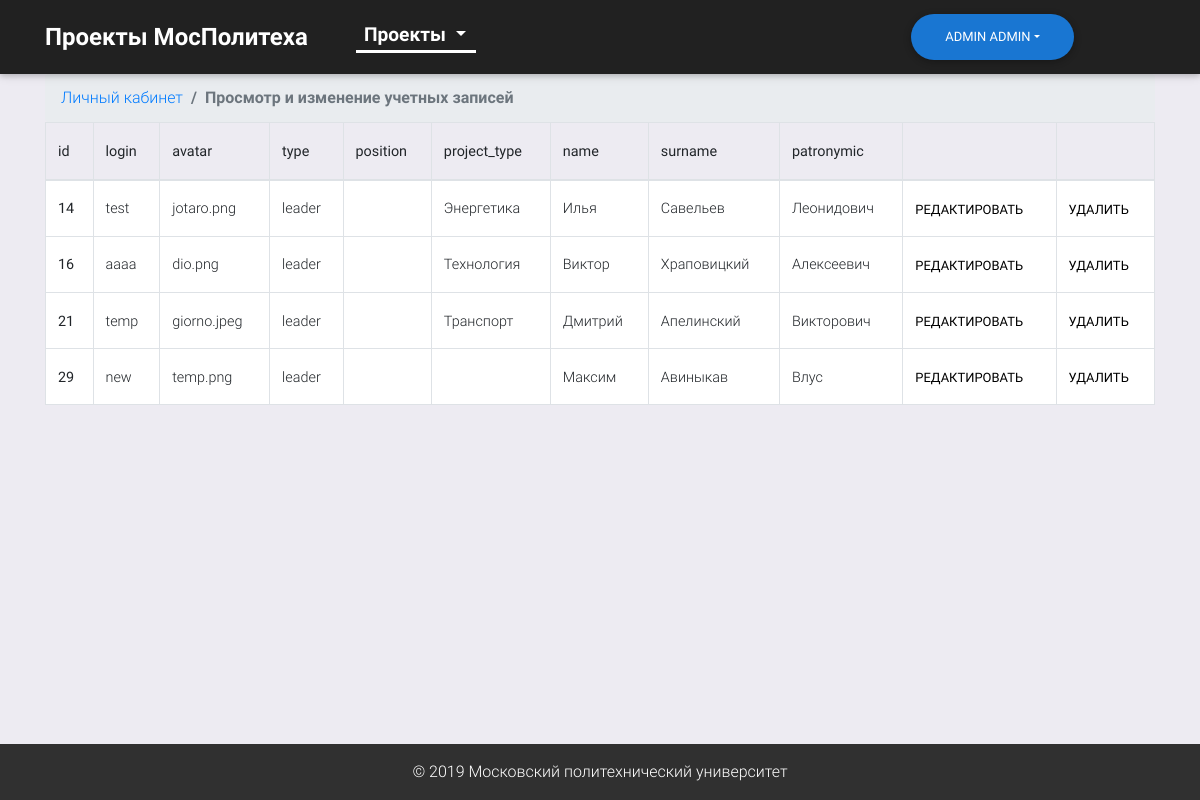
Page /profile/showaccs (signed in) on the earlier database version.
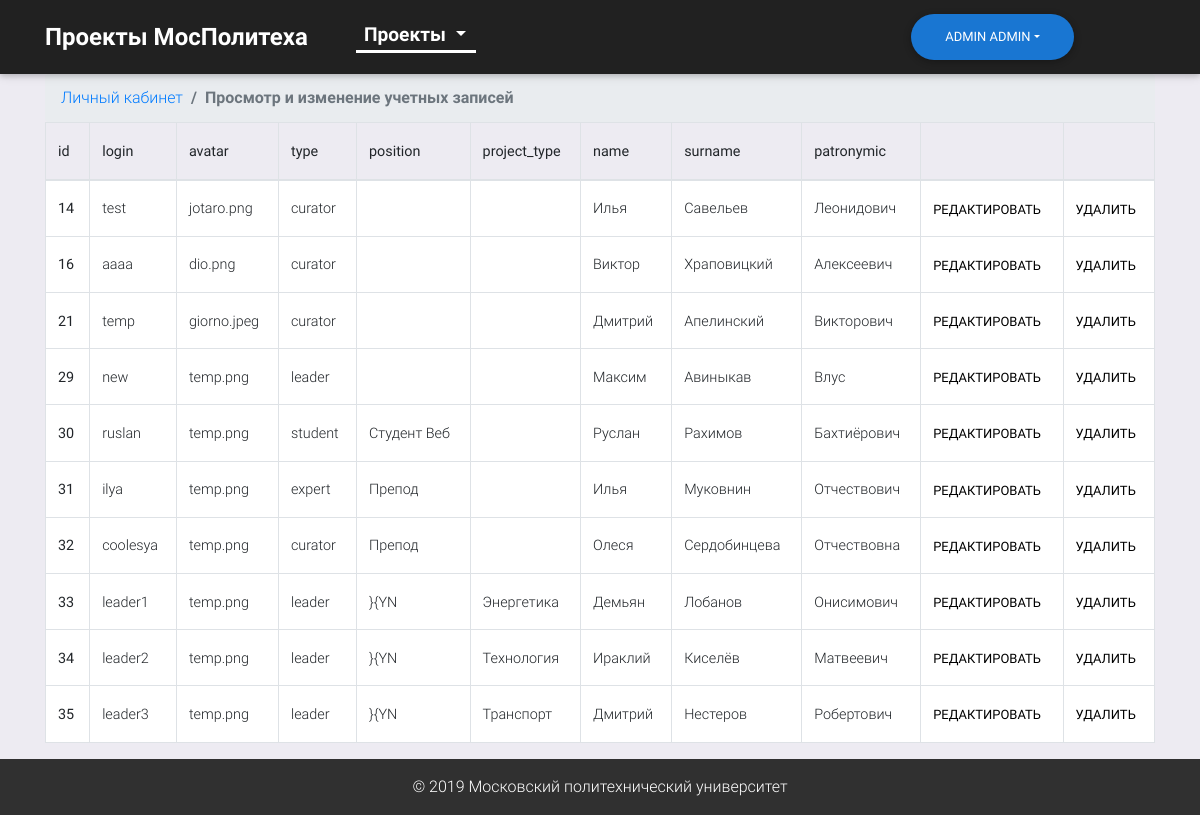
Same page on the later database version.
### tables this page shows
CREATE TABLE `users` (
  `id` int(10) unsigned NOT NULL AUTO_INCREMENT,
  `login` text NOT NULL,
  `pswd` varchar(256) NOT NULL,
  `pic` varchar(50) NOT NULL,
  `type` varchar(16) DEFAULT NULL,
  `position` text,
  `project_type` varchar(32) DEFAULT NULL,
  `p_type_des` text,
  `name` varchar(64) NOT NULL,
  `surname` varchar(64) NOT NULL,
  `patronymic` varchar(64) DEFAULT NULL,
  PRIMARY KEY (`id`)
);

### config/routes.php (called while the page is built)
<?php
return array (
    'projects/search-(.*)/([ab][ab])/page-([0-9]+)' => 'home/index/$3/$2/$1',
    'projects/search-(.*)/page-([0-9]+)' => 'home/index/$2/no/$1/',
    'projects/search-(.*)/([ab][ab])' => 'home/index/1/$2/$1',
    'projects/search-(.*)' => 'home/index/1/no/$1',
    'projects/([а-яА-ЯЁёa-zA-Z]+)/([ab][ab])/page-([0-9]+)' => 'home/category/$1/$3/$2',
    'projects/([а-яА-ЯЁёa-zA-Z]+)/([ab][ab])' => 'home/category/$1/1/$2',
    'projects/([ab][ab])/page-([0-9]+)' => 'home/index/$2/$1',
    'projects/([а-яА-ЯЁёa-zA-Z]+)/page-([0-9]+)' => 'home/category/$1/$2',
    'projects/page-([0-9]+)' => 'home/index/$1',
    'page-([0-9]+)' => 'home/index/$1',
    'projects/([ab][ab])' => 'home/index/1/$1',
    'projects/([а-яА-ЯЁёa-zA-Z]+)' => 'home/category/$1',
    'projects' => 'home/index',
    'myprojectlist' => 'project/myProjects',
    'createTeam' => 'project/createTeam',
    'projectTeam' => 'project/projectTeam',
    'createCriteria' => 'project/createCriteria',
    'project/id-([0-9]+)' => 'project/index/$1',
    'profile/addProject' => 'profile/add',
    'profile/newtype' => 'profile/newtype',
    'profile/showaccs' => 'profile/showaccs',
    'profile/editacc/id([0-9]+)' => 'profile/accountEdit/2/$1',
    'profile/newacc' => 'profile/accountEdit/1',
    'profile' => 'profile/index',
    'login' => 'login/index',
    'logout' => 'login/logout',
    'notfound' => 'notfound/index',
    '' => 'home/index',
    );

### controllers/ProfileController.php (called while the page is built, shortened)
<?php
class ProfileController
{
    public function actionShowAccs()
    {
        $accs = User::getAllAccs();
        require(ROOT.'/views/admin/showaccs.phtml');
        return true;
    }
}

### index.php (called while the page is built, shortened)
<?php
$router = new Router();
$router->run();

### models/User.php (called while the page is built, shortened)
<?php
class User
{
    public static function getAllAccs($type = false)
    {
        $db = Db::getConnection();
        $sql = 'SELECT id, login, pic, type, position, project_type, name, surname, patronymic FROM users WHERE NOT type = \'admin\'';
        $accs = array();
        $result = $db->query($sql);
        $i = 0;
        while ($row = $result->fetch())
        {
            $accs[$i]['id'] = $row['id'];
            $accs[$i]['login'] = $row['login'];
            $accs[$i]['pic'] = $row['pic'];
            $accs[$i]['type'] = $row['type'];
            $accs[$i]['position'] = $row['position'];
            $accs[$i]['project_type'] = $row['project_type'];
            $accs[$i]['name'] = $row['name'];
            $accs[$i]['surname'] = $row['surname'];
            $accs[$i]['patronymic'] = $row['patronymic'];
            $i++;
        }
        return $accs;
    }
}

### views/admin/showaccs.phtml (the view, shortened to what this page needs)
<?php $site = 'Кабинет'; include(ROOT.'/views/layouts/header.phtml'); ?>
  <main class="flex-fill">
        <div class="container">
            <nav aria-label="breadcrumb">
                <ol class="breadcrumb">
                    <li class="breadcrumb-item"><a href="/profile">Личный кабинет</a></li>
                    <li class="breadcrumb-item active">Просмотр и изменение учетных записей</li>
                </ol>
            </nav>
            <div class="table-responsive">
                <table id="tablePreview" class="table table-bordered">
                    <thead>
                        <tr>
                            <th>id</th>
                            <th>login</th>
                            <th>avatar</th>
                            <th>type</th>
                            <th>position</th>
                            <th>project_type</th>
                            <th>name</th>
                            <th>surname</th>
                            <th>patronymic</th>
                            <th></th>
                            <th></th>
                        </tr>
                    </thead>
                    <tbody class="white">
                    <?php foreach($accs as $acc)
                    {
                        echo '<tr>
                        <th>'.$acc['id'].'</th>
                        <td>'.$acc['login'].'</td>
                        <td>'.$acc['pic'].'</td>
                        <td>'.$acc['type'].'</td>
                        <td>'.$acc['position'].'</td>
                        <td>'.$acc['project_type'].'</td>
                        <td>'.$acc['name'].'</td>
                        <td>'.$acc['surname'].'</td>
                        <td>'.$acc['patronymic'].'</td>
                        <td><a type="button" href="/profile/editacc/id'.$acc['id'].'" class="btn btn-link p-0">Редактировать</a></td>
                        <td><a type="button" class="btn btn-link p-0">Удалить</a></td>
                        </tr>';
                    }
                    ?>
                    </tbody>
                </table>
            </div>
        </div>
  </main>
  <footer class="py-3">
    © 2019 Московский политехнический университет
  </footer>
</body>
</html>

### components/Router.php (shortened to what this page needs)
<?php
class Router
{
    private $routes;
    public function __construct()
    {
        $routesPath= ROOT.'/config/routes.php';
        $this->routes = include($routesPath);
    }
    private function getURI()
    {
        if (!empty($_SERVER['REQUEST_URI'])) {
            return trim($_SERVER['REQUEST_URI'], '/');
        }
    }
    public function run()
    {
        $uri = urldecode($this->getURI());
        foreach ($this->routes as $uriPattern => $path) {
            if (preg_match("~$uriPattern~", $uri)) {
                $internalRoute = preg_replace("~$uriPattern~", $path, $uri);
                $segments = explode('/', urldecode($internalRoute));
                $controllerName = array_shift($segments). 'Controller';
                $actionName = 'action' . ucfirst(array_shift($segments));
                $parameters = $segments;
                $controllerObject = new $controllerName;
                if (method_exists($controllerObject, $actionName)) {
                $result = call_user_func_array(array($controllerObject, $actionName), $parameters);}
                else
                {
                    self::ErrorPage404();
                }
                if ($result != null) {
                    break;
                }
            }
        }
    }
}
?>

### views/layouts/header.phtml (shortened to what this page needs)
<!DOCTYPE html>
<html lang="ru">
<head>
  <link rel="stylesheet" href="/template/fontawesome/css/all.min.css">
  <link href="/template/css/bootstrap.min.css" rel="stylesheet">
    <link href="/template/css/mdb.min.css" rel="stylesheet">
<link href="/template/css/main.css" rel="stylesheet">
<?php if ($site == 'Кабинет' || $site == 'Проект' || $site == 'Добавить Проект') echo '<link href="/template/css/project.css" rel="stylesheet">'; ?>
</head>
    <body class="d-flex flex-column h-100">
  <header>
    <nav class="navbar navbar-expand-lg navbar-dark elegant-color-dark">
      <div class="container">
           <?php if (isset($_SESSION['user'])): ?>
                <div class="dropdown user-dropdown" style="align-self: flex-end;">
                    <button class="btn btn-primary dropdown-toggle btn-blue btn-rounded" type="button" id="dropdownMenu1" data-toggle="dropdown"
                    aria-haspopup="true" aria-expanded="false"><?php echo $_SESSION['user']['name'].' '.$_SESSION['user']['surname']; ?></button>
                </div>
            <?php else: ?>
                <a class="btn btn-primary btn-blue btn-rounded btn-login" href="/login" style="align-self: flex-end;" type="button">Войти</a>
            <?php endif; ?>
        <div class="collapse navbar-collapse" id="navbarSupportedContent-555">
          <a class="navbar-brand mr-5" href="/projects">Проекты МосПолитеха</a>
          <ul class="navbar-nav mt-lg-0">
            <li class="nav-item dropdown mr-4 mega-dropdown active">
                <a class="nav-link dropdown-toggle" id="navbarDropdownMenuLink2" data-toggle="dropdown"
                aria-haspopup="true" aria-expanded="false" href>Проекты
                </a>
          </ul>
        </div>
      </div>
    </nav>
  </header>

### template/css/main.css (style rules this page uses)
body { background-color: #edebf2; min-height: 100vh; }
.nav-item { font-size: 1.2em; }
.navbar-brand, .active { font-weight: 600; }
.navbar-brand { font-size: 1.5em; }
.navbar.navbar-dark .navbar-nav .nav-item.active>.nav-link, .selected { background-color: transparent; padding: 0px 8px 0px 8px !important; margin: 8px 0px 8px 0px; border-bottom: 3px solid white; }
.user-dropdown, .btn-login { order: 10; word-wrap: normal; }
.user-dropdown { width: 250px; }
main { padding: 30px 0px 10px 0px; }
#request-table th, td { white-space: nowrap; }
footer { background-color: #303030; text-align: center; color: white; }
@media screen and (min-width: 992px) and (max-width: 1200px) { .mega-dropdown { width: 120px; } }

### template/css/project.css (style rules this page uses)
main { padding: 0px; }
.breadcrumb { margin-bottom: 0px; }

Differences in the rows shown:
changed users "test": type "leader" → "curator"
changed users "aaaa": type "leader" → "curator"
changed users "temp": type "leader" → "curator"
added users: id "30", login "ruslan", pic "temp.png", type "student", position "Студент Веб", name "Руслан", surname "Рахимов", patronymic "Бахтиёрович"
added users: id "31", login "ilya", pic "temp.png", type "expert", position "Препод", name "Илья", surname "Муковнин", patronymic "Отчествович"
added users: id "32", login "coolesya", pic "temp.png", type "curator", position "Препод", name "Олеся", surname "Сердобинцева", patronymic "Отчествовна"
added users: id "33", login "leader1", pic "temp.png", type "leader", position "}{YN", project_type "Энергетика", name "Демьян", surname "Лобанов", patronymic "Онисимович"
added users: id "34", login "leader2", pic "temp.png", type "leader", position "}{YN", project_type "Технология", name "Ираклий", surname "Киселёв", patronymic "Матвеевич"
added users: id "35", login "leader3", pic "temp.png", type "leader", position "}{YN", project_type "Транспорт", name "Дмитрий", surname "Нестеров", patronymic "Робертович"
Other differences:
list line gone: "Энергетика"
list line gone: "Технология"
list line gone: "Транспорт"
